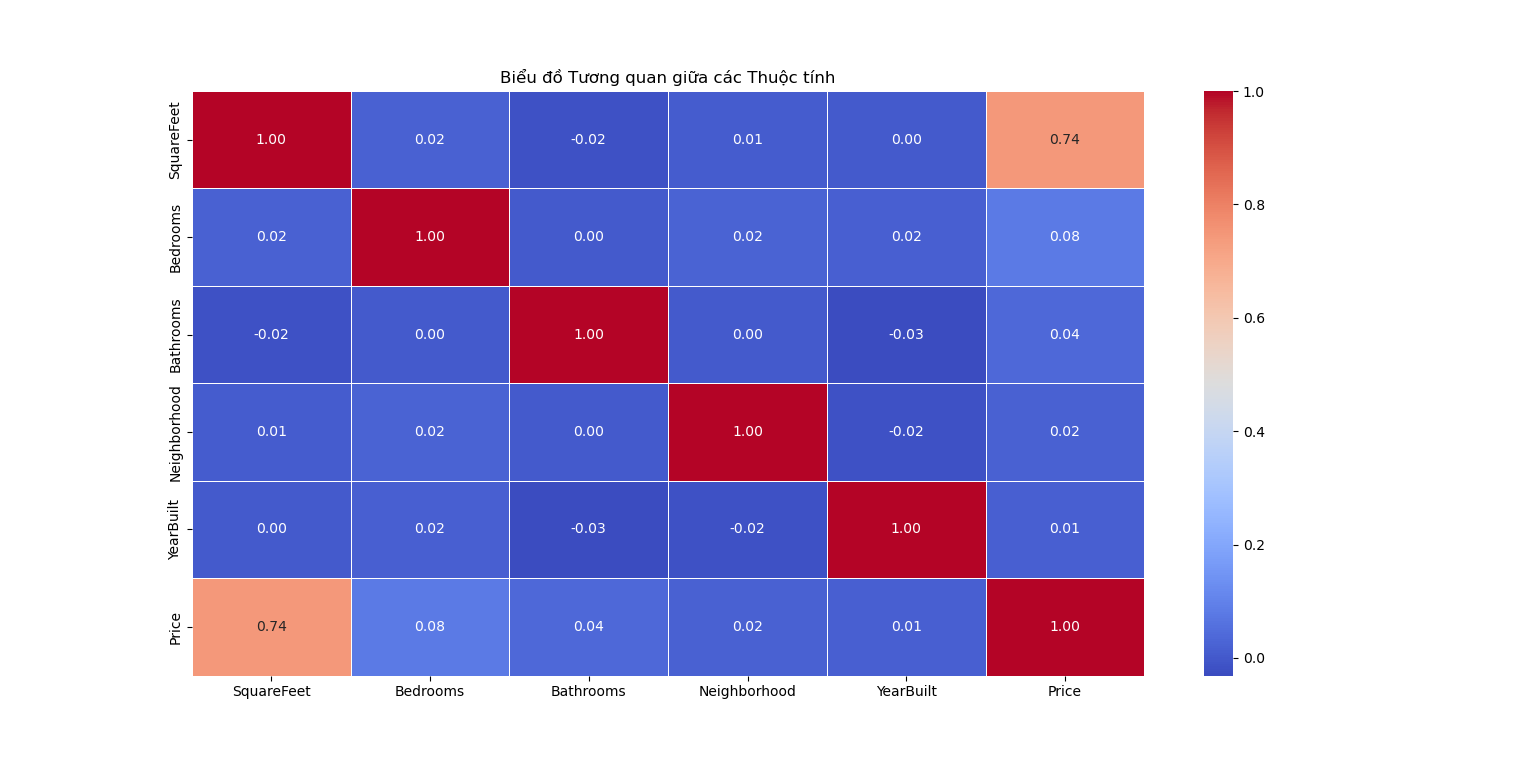

The script that drew this image:
import pandas as pd
import seaborn as sns
import matplotlib.pyplot as plt
 
# Đọc dữ liệu từ file Excel
df = pd.read_csv('C:/Users/ACER/Desktop/STUDY/hoc_may_1/doanHocmay/house_price_fixed.csv')

# Vẽ biểu đồ tương quan bằng heatmap
correlation_matrix = df.corr()
plt.figure(figsize=(10, 8))
sns.heatmap(correlation_matrix, annot=True, cmap='coolwarm', fmt='.2f', linewidths=0.5)
plt.title('Biểu đồ Tương quan giữa các Thuộc tính')
plt.show()
